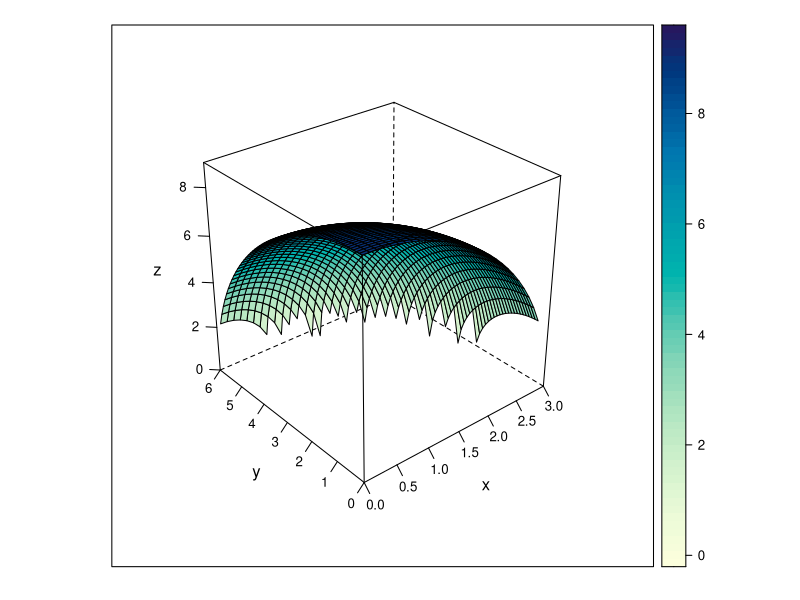
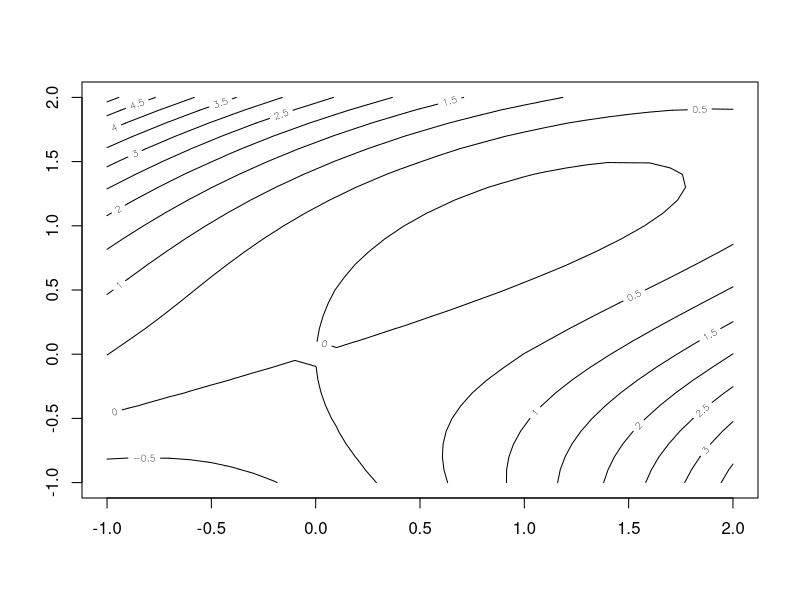
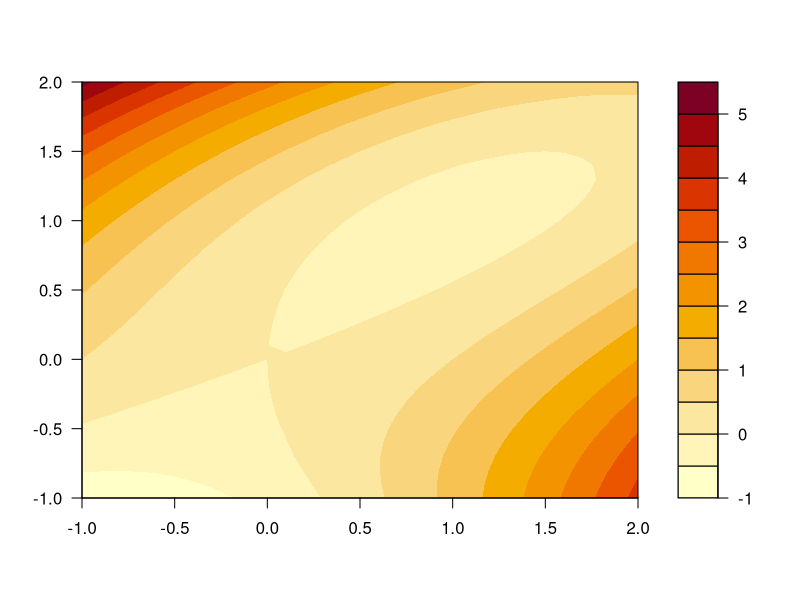
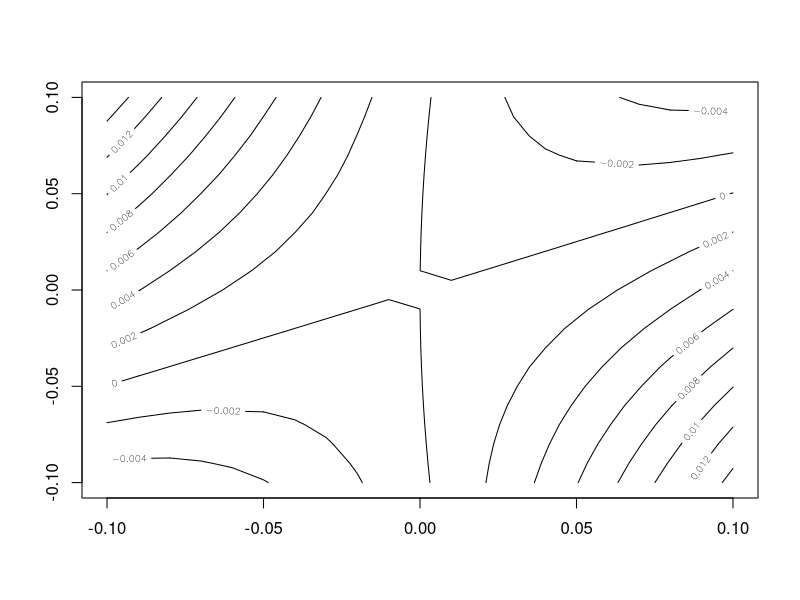
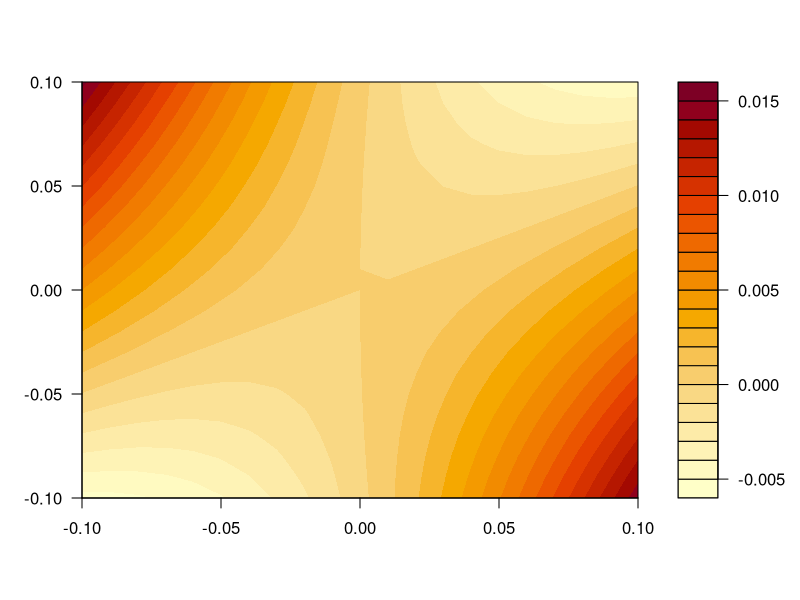
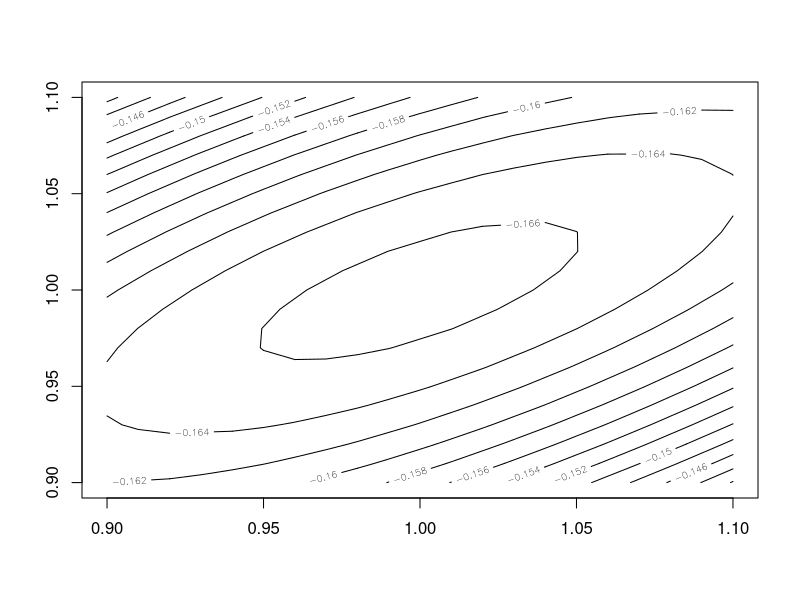
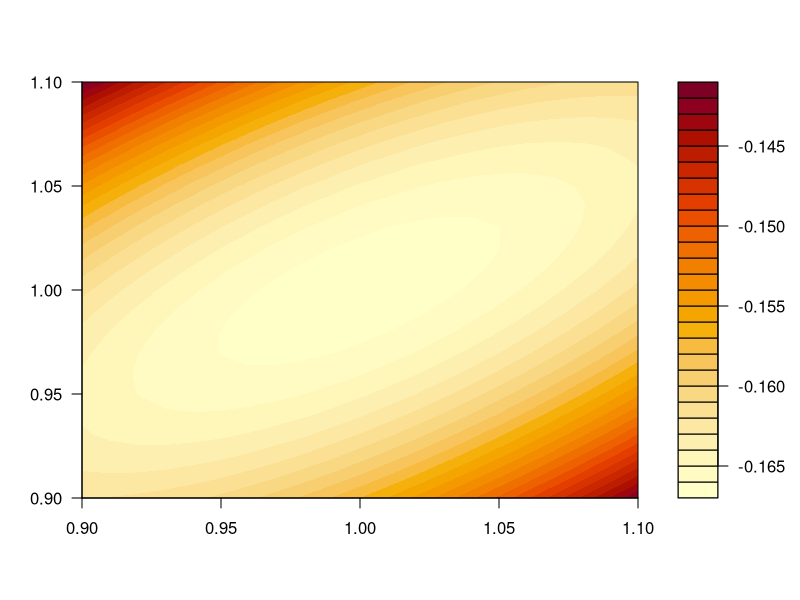

These charts were generated, in order, by the following R code:
#Math 23 Script3.4E-SampleProblems.R

#Last modified November 20, 2014 by Paul Bamberg
library(lattice)
#Problem 1 done with wireframes
#Annoyingly, this only works if the passive variable is z

x <- seq(0,2.8,0.1) #near x = 2
y <- seq(0,5.8,0.1) #near y = 4
g <- expand.grid(x=x, y=y); head(g)
g$z <-  3*sqrt(9-g$x^2- g$y^2/4); head(g)
wireframe(z ~ x * y,g,  asp = c(1,1), xlim = c(0,3), ylim = c(0,6), zlim = c(0,9),
          scales = list(arrows = FALSE),     #gives tick marks on the axes
          drape = TRUE)                      #uses color 


#Problem 5
x <- seq(-1,2,0.1)
y <- seq(-1,2,0.1)
f <- function(x,y) x^2/2+y^3/3 -x*y
z <- outer(x,y,f)
contour(x,y,z)
filled.contour(x,y,z)
#It's clear there is a saddle point near (0,0), a minimum near (1,1)

#Zoom in on the saddle
y <- x <- seq(-0.1,0.1,0.01)
z <- outer(x,y,f)
contour(x,y,z)
filled.contour(x,y,z)

#Zoom in on the minimum
y <- x <- seq(0.9,1.1,0.01)
z <- outer(x,y,f)
contour(x,y,z)
filled.contour(x,y,z)
